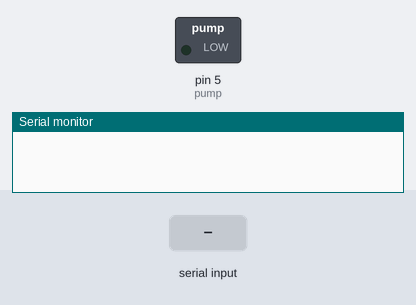
The sketch below on a simulated Arduino Uno, built with avr-gcc and run on an emulated ATmega328P. On the bench: switched loads named in the sketch (green lamp = pin HIGH), the last lines printed to the serial monitor. The inputs (shaded band) are chosen by the test bench.

Above: at 1.2 s.
1.3 s: "on" received over Serial
At 2.8 s:
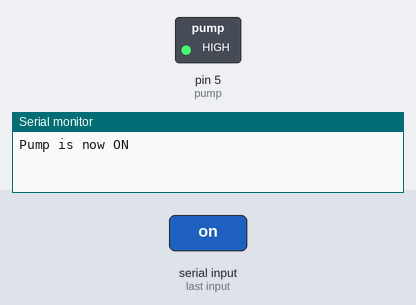
3.8 s: "off" received over Serial
At 5.9 s:
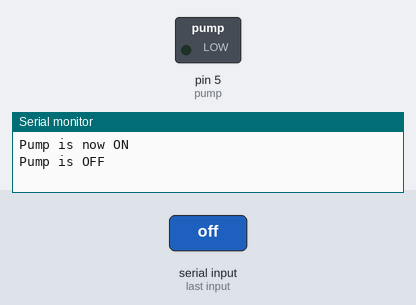
Timing chart, 0 to 7.4 s (numbered marks = the images above; inputs shaded):
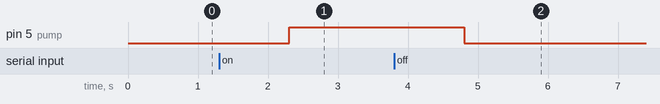

Measured:
- after the input at 1.3 s, pin 5 (pump): LOW → HIGH after 1.0 s
- after the input at 3.8 s, pin 5 (pump): HIGH → LOW after 1.0 s

The sketch:

WaterPumperExample.ino
```cpp
int pump = 5;

void setup() {
  pinMode(pump, OUTPUT);
  Serial.begin(115200);
}

void loop() {
  if (Serial.available() > 0) {
    String input = Serial.readString();
    input.trim();

    if (input.equalsIgnoreCase("on")) {
      digitalWrite(pump, HIGH);
      Serial.println("Pump is now ON");
    } else if (input.equalsIgnoreCase("off")) {
      digitalWrite(pump, LOW);
      Serial.println("Pump is OFF");
    }
  }
}
```
